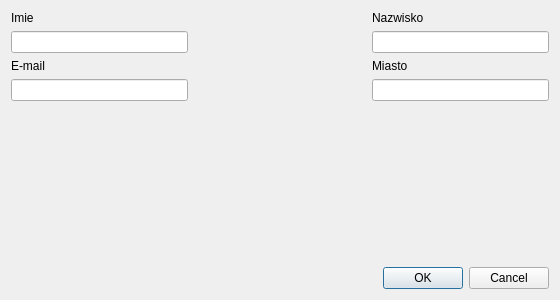
<?xml version="1.0" encoding="UTF-8"?>
<ui version="4.0">
 <class>PersonDialog</class>
 <widget class="QDialog" name="PersonDialog">
  <property name="geometry">
   <rect>
    <x>0</x>
    <y>0</y>
    <width>560</width>
    <height>300</height>
   </rect>
  </property>
  <property name="windowTitle">
   <string>Dialog</string>
  </property>
  <layout class="QVBoxLayout" name="verticalLayout">
   <item>
    <layout class="QGridLayout" name="gridLayout">
     <item row="2" column="0">
      <widget class="QLabel" name="lblEMail">
       <property name="text">
        <string>E-mail</string>
       </property>
      </widget>
     </item>
     <item row="3" column="2">
      <widget class="QLineEdit" name="elCity"/>
     </item>
     <item row="0" column="0">
      <widget class="QLabel" name="lblFirstName">
       <property name="text">
        <string>Imie</string>
       </property>
      </widget>
     </item>
     <item row="3" column="0">
      <widget class="QLineEdit" name="elEMail"/>
     </item>
     <item row="1" column="0">
      <widget class="QLineEdit" name="elFirstName"/>
     </item>
     <item row="4" column="0">
      <spacer name="verticalSpacer">
       <property name="orientation">
        <enum>Qt::Vertical</enum>
       </property>
       <property name="sizeHint" stdset="0">
        <size>
         <width>20</width>
         <height>40</height>
        </size>
       </property>
      </spacer>
     </item>
     <item row="1" column="1">
      <spacer name="horizontalSpacer">
       <property name="orientation">
        <enum>Qt::Horizontal</enum>
       </property>
       <property name="sizeHint" stdset="0">
        <size>
         <width>40</width>
         <height>20</height>
        </size>
       </property>
      </spacer>
     </item>
     <item row="0" column="2">
      <widget class="QLabel" name="lblLastName">
       <property name="text">
        <string>Nazwisko</string>
       </property>
      </widget>
     </item>
     <item row="1" column="2">
      <widget class="QLineEdit" name="elLastName"/>
     </item>
     <item row="2" column="2">
      <widget class="QLabel" name="lblCity">
       <property name="text">
        <string>Miasto</string>
       </property>
      </widget>
     </item>
    </layout>
   </item>
   <item>
    <widget class="QDialogButtonBox" name="buttonBox">
     <property name="standardButtons">
      <set>QDialogButtonBox::Cancel|QDialogButtonBox::Ok</set>
     </property>
    </widget>
   </item>
  </layout>
 </widget>
 <resources/>
 <connections/>
</ui>
